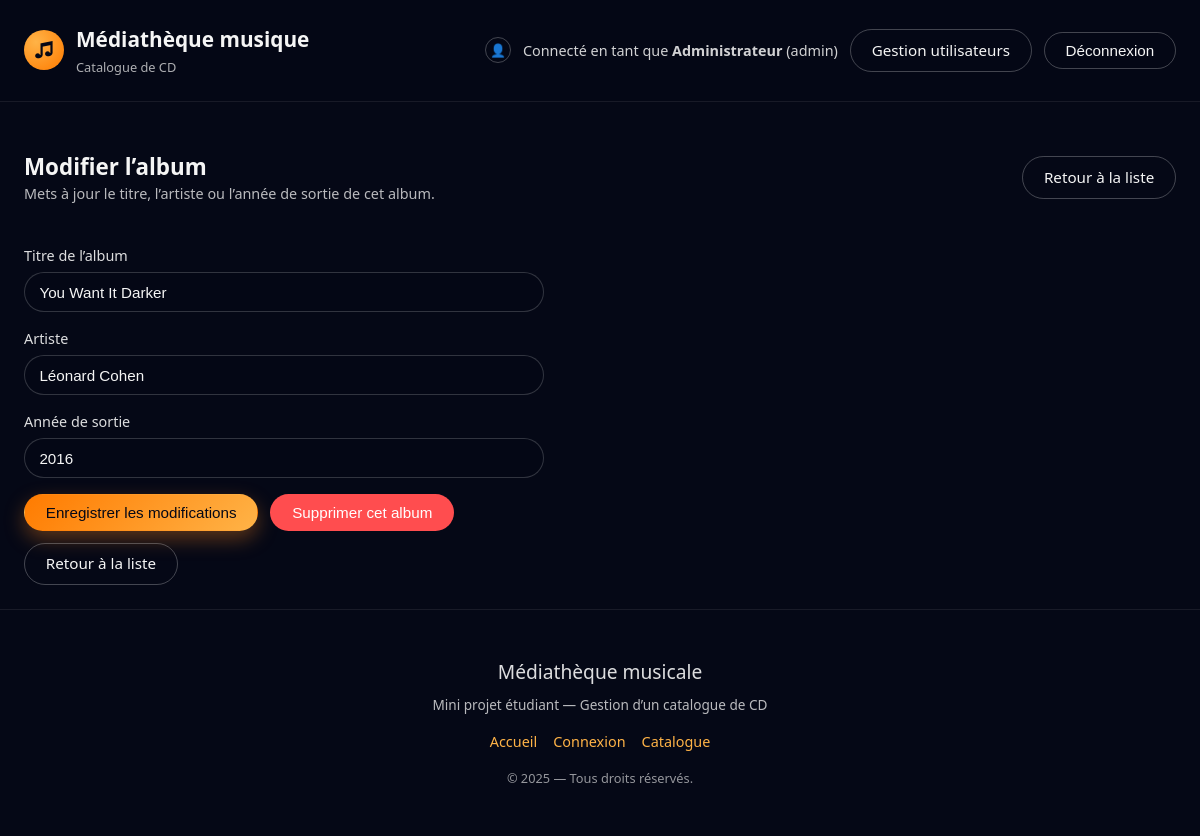
The page /pages/edition_album.php?id=1 (signed in) on the database its author committed.
### tables this page shows
CREATE TABLE `albums` (
  `id` int(11) NOT NULL,
  `nom_cd` varchar(255) NOT NULL,
  `artiste` varchar(255) NOT NULL,
  `annee_sortie` year(4) NOT NULL
);

### pages/edition_album.php (the view, shortened to what this page needs)
<?php
require_once __DIR__ . '/../includes/db.php';
$errors = [];
$albumId = filter_input(INPUT_GET, 'id', FILTER_VALIDATE_INT);
$titre   = '';
$artiste = '';
$annee   = '';
try {
    $stmt = $pdo->prepare('SELECT nom_cd, artiste, annee_sortie FROM albums WHERE id = :id');
    $stmt->execute([':id' => $albumId]);
    $album = $stmt->fetch();
} catch (PDOException $e) {
    $album = false;
}
if (!$album) {
    $errors['global'] = 'Album introuvable.';
} else {
    $titre   = $album['nom_cd'];
    $artiste = $album['artiste'];
    $annee   = $album['annee_sortie'];
}
require_once __DIR__ . '/../includes/header.php';
?>
<div class="page-header">
    <div>
        <h1 class="page-title">Modifier l’album</h1>
        <p class="page-description">
            Mets à jour le titre, l’artiste ou l’année de sortie de cet album.
        </p>
    </div>
    <a href="liste_albums.php" class="btn btn-secondary">
        Retour à la liste
    </a>
</div>
<?php if ($album): ?>
<section class="page-section">
    <div class="form-layout">
        <form action="edition_album.php?id=<?= (int)$albumId; ?>" method="post">
            <div class="form-group <?= isset($errors['titre']) ? 'error' : ''; ?>">
                <label for="titre" class="form-label">Titre de l’album</label>
                <input
                    type="text"
                    id="titre"
                    name="titre"
                    class="form-control"
                    value="<?= htmlspecialchars($titre); ?>"
                    placeholder="Ex : Random Access Memories"
                >
            </div>
            <div class="form-group <?= isset($errors['artiste']) ? 'error' : ''; ?>">
                <label for="artiste" class="form-label">Artiste</label>
                <input
                    type="text"
                    id="artiste"
                    name="artiste"
                    class="form-control"
                    value="<?= htmlspecialchars($artiste); ?>"
                    placeholder="Ex : Daft Punk"
                >
            </div>
            <div class="form-group <?= isset($errors['annee']) ? 'error' : ''; ?>">
                <label for="annee" class="form-label">Année de sortie</label>
                <input
                    type="number"
                    id="annee"
                    name="annee"
                    class="form-control"
                    value="<?= htmlspecialchars($annee); ?>"
                    placeholder="Ex : 2013"
                >
            </div>
            <div class="form-actions">
                <button type="submit" name="action" value="save" class="btn btn-primary">
                    Enregistrer les modifications
                </button>
                <button type="submit"
                        name="action"
                        value="delete"
                        class="btn btn-danger"
                        onclick="return confirm('Supprimer définitivement cet album ?');">
                    Supprimer cet album
                </button>
                <a href="liste_albums.php" class="btn btn-secondary">
                    Retour à la liste
                </a>
            </div>
        </form>
    </div>
</section>
<?php endif; ?>
<?php
require_once __DIR__ . '/../includes/footer.php';

### assets/style.css (style rules this page uses)
:root { --bg: #050816; --fg: #f5f5f5; --muted: rgba(255, 255, 255, 0.75); --muted-strong: rgba(255, 255, 255, 0.9); --surface: rgba(5, 8, 22, 0.96); --surface-2: rgba(255, 255, 255, 0.06); --border: rgba(255, 255, 255, 0.08); --accent: #ff7b00; --accent-2: #ffb347; --danger: #ff4d4f; --radius-pill: 999px; --radius-card: 18px; --shadow-card: 0 18px 45px rgba(0, 0, 0, 0.5); --font-body: system-ui, -apple-system, BlinkMacSystemFont, "Segoe UI", Roboto, sans-serif; --space-1: 0.25rem; --space-2: 0.5rem; --space-3: 0.75rem; --space-4: 1rem; --space-5: 1.5rem; --space-6: 2rem; }
*, *::before, *::after { box-sizing: border-box; margin: 0; padding: 0; }
html, body { height: 100%; }
body { background: var(--bg); color: var(--fg); font-family: var(--font-body); line-height: 1.5; }
.btn { align-items: center; border: 1px solid transparent; border-radius: var(--radius-pill); cursor: pointer; display: inline-flex; font-size: 0.95rem; font-weight: 500; justify-content: center; padding: 0.55rem 1.3rem; text-decoration: none; transition: transform 0.1s ease, box-shadow 0.1s ease, background-color 0.15s ease, border-color 0.15s ease; }
.btn-primary { background: linear-gradient(135deg, var(--accent), var(--accent-2)); box-shadow: 0 8px 20px rgba(255, 135, 29, 0.35); color: #050816; }
.btn-secondary { background: transparent; border-color: rgba(255, 255, 255, 0.25); color: var(--fg); }
.btn-danger { background: var(--danger); color: #fff; }
.form-group { margin-bottom: 1rem; }
.form-label { display: block; font-size: 0.9rem; margin-bottom: 0.35rem; opacity: 0.9; }
.form-control { background: rgba(5, 8, 22, 0.9); border: 1px solid rgba(255, 255, 255, 0.18); border-radius: var(--radius-pill); color: var(--fg); font-size: 0.95rem; outline: none; padding: 0.65rem 0.9rem; transition: border-color 0.15s ease, box-shadow 0.15s ease, background-color 0.15s ease; width: 100%; }
.form-control::placeholder { color: rgba(255, 255, 255, 0.45); }
.page-header { align-items: center; display: flex; gap: var(--space-4); justify-content: space-between; margin-bottom: 1rem; margin-top: 1.5rem; }
.page-title { font-size: 1.4rem; font-weight: 600; }
.page-description { font-size: 0.9rem; opacity: 0.75; }
.form-layout { max-width: 520px; }
.page-section { margin-top: 1.5rem; }
.form-actions { display: flex; flex-wrap: wrap; gap: 0.75rem; margin-top: 1rem; }

### rows shown on the page
albums: titre "You Want It Darker", artiste "Léonard Cohen", annee "2016"

### other values the page prints
$_SESSION['user_id'] "Administrateur"
